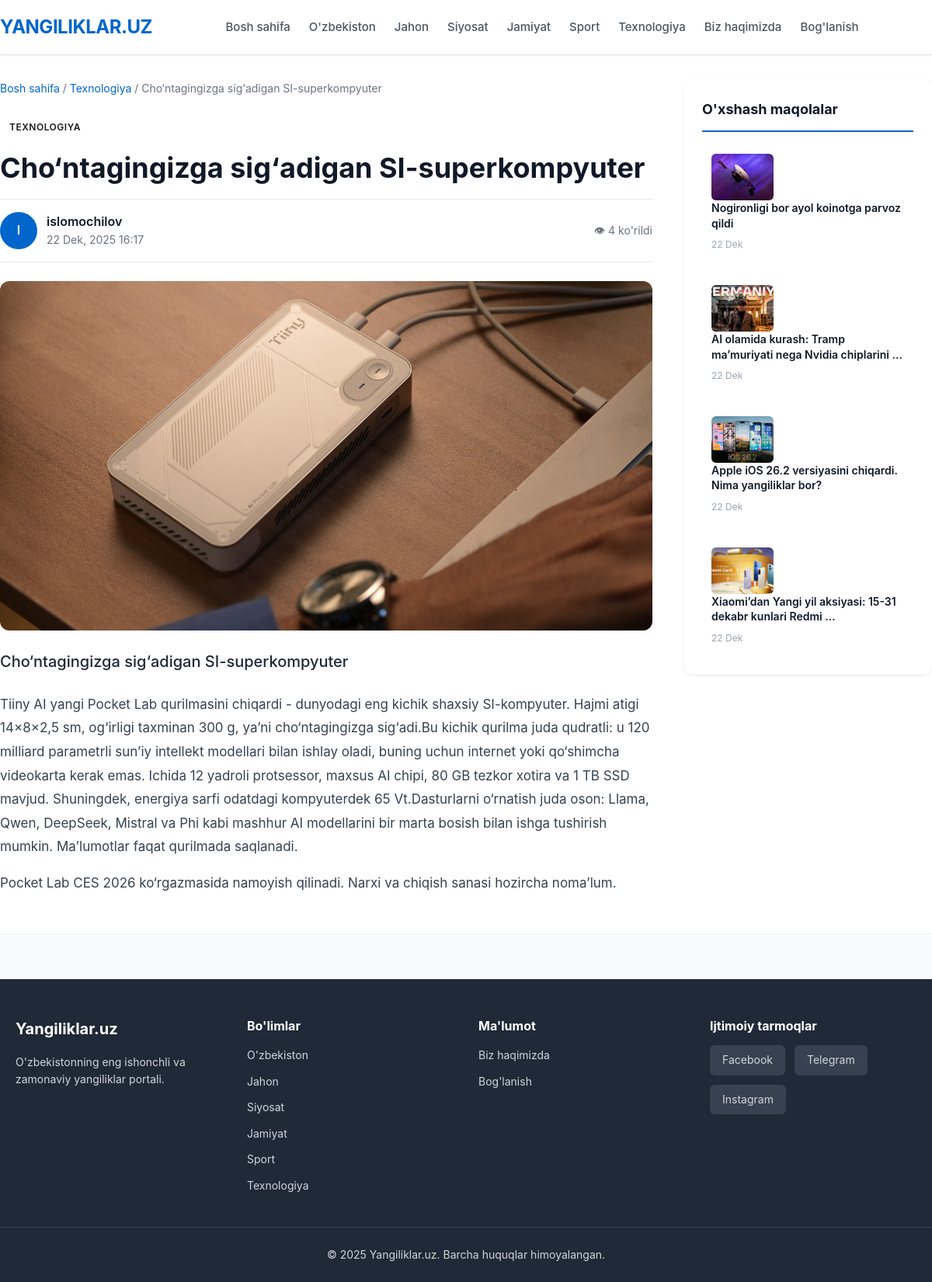
Screenshot of /article/chontagingizga-sigadigan-si-superkompyuter/ with the database file from the repository.
### project/models.py (models this page shows, shortened)
class Category(models.Model):
    name = models.CharField(max_length=100)
    slug = models.SlugField(unique=True)
    class Meta:
        verbose_name_plural = "Kategoriyalar"

class Article(models.Model):
    title = models.CharField(max_length=200)
    slug = models.SlugField(unique=True)
    category = models.ForeignKey(Category, on_delete=models.CASCADE)
    author = models.ForeignKey(User, on_delete=models.CASCADE)
    summary = models.TextField()
    content = models.TextField()
    image = models.ImageField(upload_to='articles/', blank=True)
    views = models.IntegerField(default=0)
    created_at = models.DateTimeField(auto_now_add=True)
    class Meta:
        verbose_name_plural = "Maqolalar"
        ordering = ['-created_at']

### project/views.py (the view)
# urls.py: path('article/<slug:slug>/', views.article_detail, name='article_detail'),
def article_detail(request, slug):
    article = get_object_or_404(Article, slug=slug)
    article.views += 1
    article.save()
    related = Article.objects.filter(category=article.category).exclude(id=article.id)[:4]
    return render(request, 'article.html', {
        'article': article,
        'related_articles': related,
        'categories': get_categories(),
    })

### project/views.py (called while the page is built)
def get_categories():
    return Category.objects.all()

### project/templates/article.html (shortened to what this page needs)
{% extends 'base.html' %}
{% load static %}
{% block content %}
<div class="container article-page">
    <div class="article-wrapper">
        <article class="article-main">
            <div class="breadcrumb">
                <a href="{% url 'project:index' %}">Bosh sahifa</a> /
                <a href="{% url 'project:category' article.category.slug %}">{{ article.category.name }}</a> /
                <span>{{ article.title|truncatewords:5 }}</span>
            </div>
            <header class="article-header">
                <span class="category-badge">{{ article.category.name }}</span>
                <h1>{{ article.title }}</h1>
                <div class="article-meta">
                    <div class="author-info">
                        <div class="author-avatar">{{ article.author.username|slice:":1"|upper }}</div>
                        <div>
                            <div class="author-name">{{ article.author.username }}</div>
                            <div class="article-date">{{ article.created_at|date:"d M, Y H:i" }}</div>
                        </div>
                    </div>
                    <div class="article-stats">
                        👁 {{ article.views }} ko'rildi
                    </div>
                </div>
            </header>
            {% if article.image %}
            <img src="{{ article.image.url }}" alt="{{ article.title }}" class="article-image">
            {% endif %}
            <div class="article-content">
                <p class="lead">{{ article.summary }}</p>
                {{ article.content|linebreaks }}
            </div>
        </article>
        <aside class="sidebar">
            <div class="sidebar-widget">
                <h3 class="widget-title">O'xshash maqolalar</h3>
                <div class="widget-list">
                    {% for related in related_articles %}
                    <article class="widget-item">
                        <a href="{% url 'project:article_detail' related.slug %}">
                            {% if related.image %}
                            <img src="{{ related.image.url }}" alt="{{ related.title }}">
                            {% endif %}
                            <div class="widget-content">
                                <h4>{{ related.title|truncatewords:8 }}</h4>
                                <span class="widget-date">{{ related.created_at|date:"d M" }}</span>
                            </div>
                        </a>
                    </article>
                    {% empty %}
                    <p>O'xshash maqolalar yo'q</p>
                    {% endfor %}
                </div>
            </div>
        </aside>
    </div>
</div>
{% endblock %}

### project/templates/base.html (shortened to what this page needs)
{% load static %}
<!DOCTYPE html>
<html lang="uz">
<head>
    <link rel="stylesheet" href="{% static 'css/styles.css' %}">
</head>
<body>
    <header class="header">
        <div class="container header-content">
            <div class="logo">
                <a href="{% url 'project:index' %}">YANGILIKLAR.UZ</a>
            </div>
            <nav class="nav">
                <a href="{% url 'project:index' %}" class="nav-link">Bosh sahifa</a>
                {% for category in categories %}
                <a href="{% url 'project:category' category.slug %}" class="nav-link">{{ category.name }}</a>
                {% endfor %}
                <a href="{% url 'project:about' %}" class="nav-link">Biz haqimizda</a>
                <a href="{% url 'project:contact' %}" class="nav-link">Bog'lanish</a>
            </nav>
        </div>
    </header>
    <main>
        {% block content %}
        {% endblock %}
    </main>
    <footer class="footer">
        <div class="container footer-content">
            <div class="footer-section">
                <h3>Yangiliklar.uz</h3>
                <p>O'zbekistonning eng ishonchli va zamonaviy yangiliklar portali.</p>
            </div>
            <div class="footer-section">
                <h4>Bo'limlar</h4>
                <ul>
                    {% for category in categories %}
                    <li><a href="{% url 'project:category' category.slug %}">{{ category.name }}</a></li>
                    {% endfor %}
                </ul>
            </div>
            <div class="footer-section">
                <h4>Ma'lumot</h4>
                <ul>
                    <li><a href="{% url 'project:about' %}">Biz haqimizda</a></li>
                    <li><a href="{% url 'project:contact' %}">Bog'lanish</a></li>
                </ul>
            </div>
            <div class="footer-section">
                <h4>Ijtimoiy tarmoqlar</h4>
                <div class="social-links">
                    <a href="#" class="social-link">Facebook</a>
                    <a href="#" class="social-link">Telegram</a>
                    <a href="#" class="social-link">Instagram</a>
                </div>
            </div>
        </div>
        <div class="footer-bottom">
            <p>&copy; 2025 Yangiliklar.uz. Barcha huquqlar himoyalangan.</p>
        </div>
    </footer>
</body>
</html>

### project/static/css/styles.css (style rules this page uses)
* { margin: 0; padding: 0; box-sizing: border-box; }
body { font-family: "Inter", -apple-system, BlinkMacSystemFont, "Segoe UI", sans-serif; line-height: 1.6; color: #1a1a1a; background-color: #f8f9fa; }
.container { max-width: 1200px; margin: 0 auto; padding: 0 20px; }
a { text-decoration: none; color: inherit; }
img { max-width: 100%; height: auto; display: block; }
.header { background: #fff; border-bottom: 1px solid #e5e7eb; position: sticky; top: 0; z-index: 1000; box-shadow: 0 1px 3px rgba(0, 0, 0, 0.05); }
.header-content { display: flex; align-items: center; justify-content: space-between; padding: 16px 0; gap: 24px; }
.logo a { font-size: 24px; font-weight: 700; color: #0066cc; letter-spacing: -0.5px; }
.nav { display: flex; gap: 24px; flex: 1; justify-content: center; }
.nav-link { color: #4b5563; font-weight: 500; font-size: 15px; transition: color 0.2s; white-space: nowrap; }
.category-badge { display: inline-block; padding: 4px 12px; border-radius: 4px; font-size: 12px; font-weight: 600; text-transform: uppercase; letter-spacing: 0.5px; }
.sidebar { position: sticky; top: 100px; align-self: start; }
.sidebar-widget { background: #fff; border-radius: 12px; padding: 24px; margin-bottom: 24px; box-shadow: 0 1px 3px rgba(0, 0, 0, 0.1); }
.widget-title { font-size: 18px; font-weight: 700; margin-bottom: 16px; padding-bottom: 12px; border-bottom: 2px solid #0066cc; color: #111827; }
.widget-list { display: flex; flex-direction: column; gap: 16px; }
.widget-item { display: flex; gap: 12px; padding: 12px; border-radius: 8px; transition: background 0.2s; }
.widget-item img { width: 80px; height: 60px; object-fit: cover; border-radius: 6px; flex-shrink: 0; }
.widget-content h4 { font-size: 14px; font-weight: 600; line-height: 1.4; color: #111827; margin-bottom: 4px; }
.widget-date { font-size: 12px; color: #9ca3af; }
.footer { background: #1f2937; color: #d1d5db; padding: 48px 0 24px; margin-top: 60px; }
.footer-content { display: grid; grid-template-columns: repeat(4, 1fr); gap: 32px; margin-bottom: 32px; }
.footer-section h3 { color: #fff; font-size: 20px; margin-bottom: 16px; }
.footer-section h4 { color: #fff; font-size: 16px; margin-bottom: 12px; }
.footer-section p { font-size: 14px; line-height: 1.6; }
.footer-section ul { list-style: none; }
.footer-section ul li { margin-bottom: 8px; }
.footer-section ul li a { font-size: 14px; transition: color 0.2s; }
.social-links { display: flex; gap: 12px; flex-wrap: wrap; }
.social-link { display: inline-block; padding: 8px 16px; background: #374151; border-radius: 6px; font-size: 14px; transition: background 0.2s; }
.footer-bottom { text-align: center; padding-top: 24px; border-top: 1px solid #374151; font-size: 14px; }
.article-page { background: #fff; padding: 32px 0; }
.article-wrapper { display: grid; grid-template-columns: 1fr 320px; gap: 40px; }
.breadcrumb { font-size: 14px; color: #6b7280; margin-bottom: 24px; }
.breadcrumb a { color: #0066cc; transition: color 0.2s; }
.article-header { margin-bottom: 24px; }
.article-header h1 { font-size: 36px; font-weight: 700; line-height: 1.3; margin: 16px 0; color: #111827; }
.article-meta { display: flex; align-items: center; justify-content: space-between; padding: 16px 0; border-top: 1px solid #e5e7eb; border-bottom: 1px solid #e5e7eb; }
.author-info { display: flex; align-items: center; gap: 12px; }
.author-avatar { width: 48px; height: 48px; background: #0066cc; color: #fff; border-radius: 50%; display: flex; align-items: center; justify-content: center; font-weight: 600; }
.author-name { font-weight: 600; color: #111827; }
.article-date { font-size: 14px; color: #6b7280; }
.article-stats { font-size: 14px; color: #6b7280; }
.article-image { width: 100%; height: 450px; object-fit: cover; border-radius: 12px; margin: 24px 0; }
.article-content { font-size: 17px; line-height: 1.8; color: #374151; }
.article-content .lead { font-size: 20px; font-weight: 500; line-height: 1.6; color: #1f2937; margin-bottom: 24px; }
.article-content p { margin-bottom: 16px; }
.lead { font-size: 20px; color: #6b7280; line-height: 1.6; }

### rows the page displays
Category: name "O'zbekiston"
Category: name "Jahon"
Category: name "Siyosat"
Category: name "Jamiyat"
Category: name "Sport"
Category: name "Texnologiya"
Article: category.name "Texnologiya", title "Cho‘ntagingizga sig‘adigan SI-superkompyuter", category.name "TEXNOLOGIYA", author.username "I", author.username "islomochilov", created_at "22 Dek, 2025 16:17", views "4", image (picture), summary "Cho‘ntagingizga sig‘adigan SI-superkompyuter", content "Tiiny AI yangi Pocket Lab qurilmasini chiqardi - dunyodagi eng kichik shaxsiy SI-kompyuter. Hajmi atigi 14×8×2,5 sm, og‘irligi taxminan 300 g, ya’ni cho‘ntagingizga sig‘adi.Bu kichik qurilma juda qudratli: u 120 milliard parametrli sun’iy intellekt modellari bilan ishlay oladi, buning uchun internet yoki qo‘shimcha videokarta kerak emas. Ichida 12 yadroli protsessor, maxsus AI chipi, 80 GB tezkor xotira va 1 TB SSD mavjud. Shuningdek, energiya sarfi odatdagi kompyuterdek 65 Vt.Dasturlarni o‘rnatish juda oson: Llama, Qwen, DeepSeek, Mistral va Phi kabi mashhur AI modellarini bir marta bosish bilan ishga tushirish mumkin. Ma’lumotlar faqat qurilmada saqlanadi. Pocket Lab CES 2026…"
Article: image (picture), title "Nogironligi bor ayol koinotga parvoz qildi", created_at "22 Dek"
Article: image (picture), title "AI olamida kurash: Tramp ma’muriyati nega Nvidia chiplarini …", created_at "22 Dek"
Article: image (picture), title "Apple iOS 26.2 versiyasini chiqardi. Nima yangiliklar bor?", created_at "22 Dek"
Article: image (picture), title "Xiaomi’dan Yangi yil aksiyasi: 15-31 dekabr kunlari Redmi …", created_at "22 Dek"
